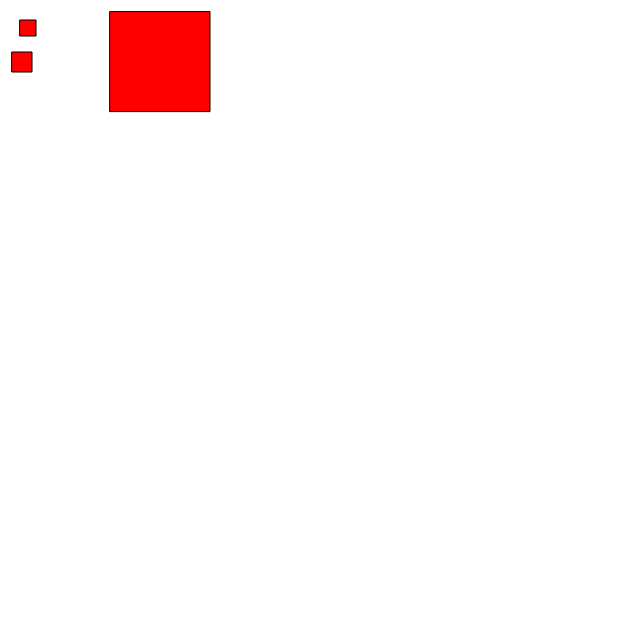
Frame 1 (no input)
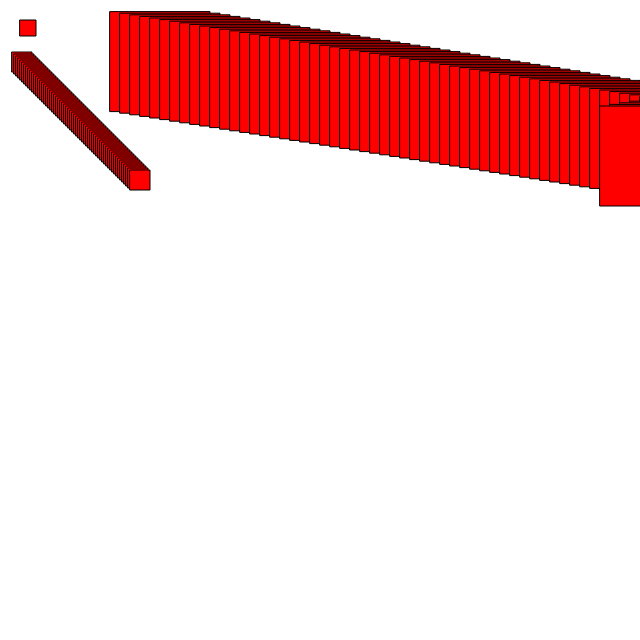
Frame 60 (no input)
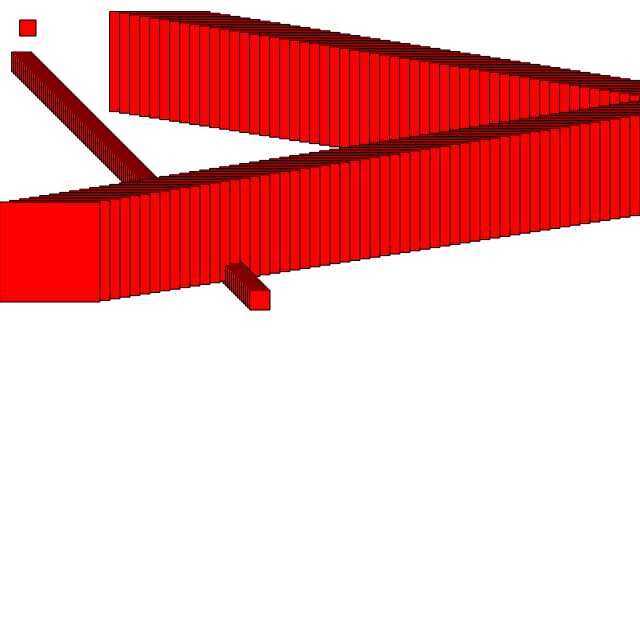
Frame 120 (the mouse pressed at the canvas centre since frame 60)

The p5.js sketch that drew these frames (run headless with seeded random() and noise() and a simulated clock; from frame 60 on, the mouse is pressed at the canvas centre):

// p5.js sketch
// ── sketch.js
var jane;
var jane2;

function setup() {
  background(255);
  createCanvas(640, 640);
  fill(255,0,0);
  rect(20,20,16,16);
  jane = new Jane();
  jane.setup(10, 50, 20, 2, 2);
  jane2 = new Jane();
  jane2.setup(100, 10, 100, 10, 1.6);
}

function draw() {
  jane.move();
  jane.bounce(width, height);
  jane.draw();

  jane2.move();
  jane2.bounce(width, height);
  jane2.draw();
}

function Jane() {
  this.x;
  this.y;
  this.size;
  this.speedX;
  this.speedY;

  this.setup = function(x, y, size, speedX, speedY) {
    this.x = x;
    this.y = y;
    this.size = size;
    this.speedX = speedX;
    this.speedY = speedY;
  }

  this.move = function() {
    this.x = this.x + this.speedX;
    this.y = this.y + this.speedY;
  }

  this.bounce = function(width, height) {
    if (this.x > width || this.x < 0) {
      this.speedX = this.speedX * -1;
    } else if (this.y > height || this.y < 0) {
      this.speedY = this.speedY * -1;
    }
  }

  this.draw = function() {
    rect(this.x, this.y, this.size, this.size);
  }
}
